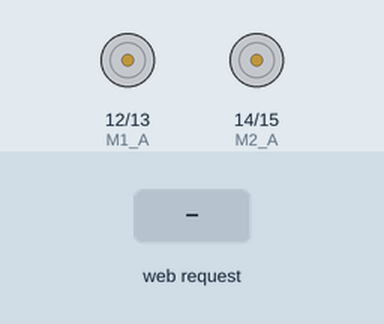
Simulated run of this sketch. Board: ESP32. Parts: motor-driver pin pairs drawn as motors (green arrow = first pin HIGH = forward, orange = second pin HIGH = backward, longer = more drive). The inputs (shaded band) are chosen by the test bench. WiFi joins after 1.5 s; servers stay silent unless stated; the camera gives no picture; what the sketch prints to the serial monitor is not drawn.

Above: at 3.0 s.
3.1 s: HTTP request GET /fwd received
At 3.9 s:
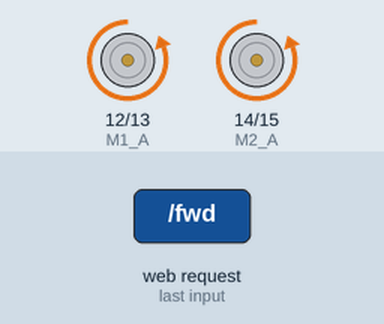
4.6 s: HTTP request GET /bwd received
At 5.1 s:
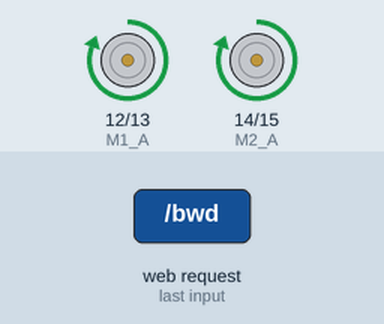
6.1 s: HTTP request GET /turnLeft received
At 7.3 s:
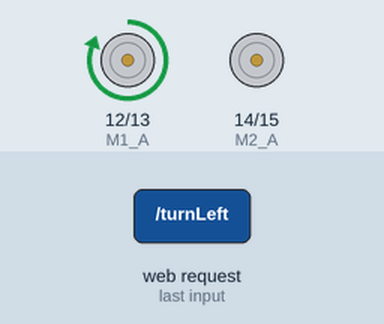
7.6 s: HTTP request GET /turnRight received
At 8.6 s:
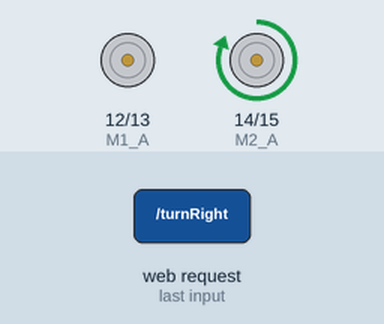
9.1 s: HTTP request GET /stop received
At 9.7 s:
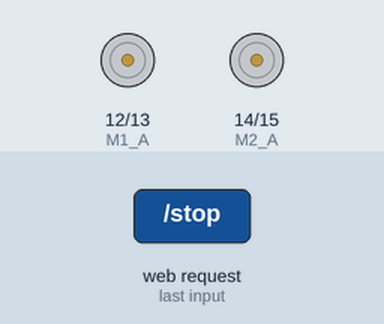
10.6 s: HTTP request GET /fwd?go=fwd received
At 12.0 s:
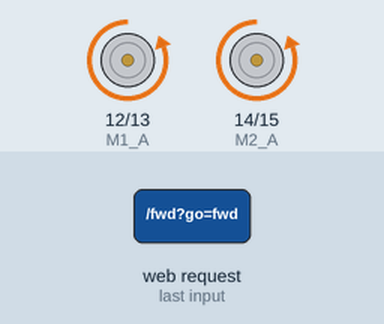
Timing chart, 0 to 13.1 s (numbered marks = the images above; inputs shaded):
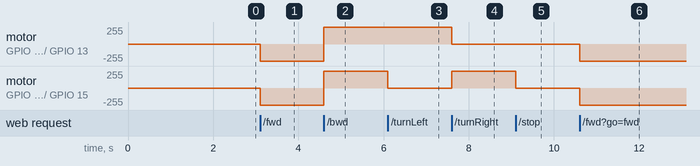

Measured:
- after the input at 3.1 s, motor on GPIO 12 (M1_A) / GPIO 13 (M1_B), motor on GPIO 14 (M2_A) / GPIO 15 (M2_B): stopped → backward 255/255 at once
- after the input at 4.6 s, motor on GPIO 12 (M1_A) / GPIO 13 (M1_B), motor on GPIO 14 (M2_A) / GPIO 15 (M2_B): backward 255/255 → forward 255/255 at once
- after the input at 6.1 s, motor on GPIO 14 (M2_A) / GPIO 15 (M2_B): forward 255/255 → stopped at once
- after the input at 7.6 s, motor on GPIO 12 (M1_A) / GPIO 13 (M1_B): forward 255/255 → stopped at once; motor on GPIO 14 (M2_A) / GPIO 15 (M2_B): stopped → forward 255/255 at once
- after the input at 9.1 s, motor on GPIO 14 (M2_A) / GPIO 15 (M2_B): forward 255/255 → stopped at once
- after the input at 10.6 s, motor on GPIO 12 (M1_A) / GPIO 13 (M1_B), motor on GPIO 14 (M2_A) / GPIO 15 (M2_B): stopped → backward 255/255 at once

The sketch:

esp32_car_firmware.ino
```cpp
#include "esp_camera.h"
#include <WiFi.h>
#include <WebServer.h>
#include <ArduinoJson.h>
#include "soc/soc.h"
#include "soc/rtc_cntl_reg.h"

// --- 1. DÉFINITION DU MODÈLE DE CAMÉRA (AI THINKER) ---
#define CAMERA_MODEL_AI_THINKER
#define PWDN_GPIO_NUM     32
#define RESET_GPIO_NUM    -1
#define XCLK_GPIO_NUM      0
#define SIOD_GPIO_NUM     26 // Data Pin (SDA)
#define SIOC_GPIO_NUM     27 // Clock Pin (SCL)
#define Y9_GPIO_NUM       35
#define Y8_GPIO_NUM       34
#define Y7_GPIO_NUM       39
#define Y6_GPIO_NUM       36
#define Y5_GPIO_NUM       21
#define Y4_GPIO_NUM       19
#define Y3_GPIO_NUM       18
#define Y2_GPIO_NUM        5
#define VSYNC_GPIO_NUM    25
#define HREF_GPIO_NUM     23
#define PCLK_GPIO_NUM     22

// --- 2. CONFIGURATION RÉSEAU ---
const char* ssid = "ESP32_Robot";       // <<--- N'OUBLIEZ PAS DE REMETTRE VOTRE WIFI
const char* password = "12345678"; // <<--- N'OUBLIEZ PAS DE REMETTRE VOTRE MDP

// --- 3. PINS MOTEURS & ULTRASON ---
#define M1_A 12
#define M1_B 13
#define M2_A 14
#define M2_B 15

#define TRIG_PIN 3
#define ECHO_PIN 2

WebServer server(80);

// --- FONCTIONS MOTEURS ---
void stopCar() {
  digitalWrite(M1_A, LOW); digitalWrite(M1_B, LOW);
  digitalWrite(M2_A, LOW); digitalWrite(M2_B, LOW);
}

void moveForward() {
  digitalWrite(M1_A, LOW); digitalWrite(M1_B, HIGH); // Inversé
  digitalWrite(M2_A, LOW); digitalWrite(M2_B, HIGH); // Inversé
}

void moveBackward() {
  digitalWrite(M1_A, HIGH); digitalWrite(M1_B, LOW); // Inversé
  digitalWrite(M2_A, HIGH); digitalWrite(M2_B, LOW); // Inversé
}

void turnLeft() {
  digitalWrite(M1_A, HIGH); digitalWrite(M1_B, LOW); // Utilise les pins de turnRight
  digitalWrite(M2_A, LOW); digitalWrite(M2_B, LOW);
}

void turnRight() {
  digitalWrite(M1_A, LOW); digitalWrite(M1_B, LOW);  // Utilise les pins de turnLeft
  digitalWrite(M2_A, HIGH); digitalWrite(M2_B, LOW);
}

// --- FONCTION ULTRASON ---
String measureDistanceJson() {
  digitalWrite(TRIG_PIN, LOW);
  delayMicroseconds(2);
  digitalWrite(TRIG_PIN, HIGH);
  delayMicroseconds(10);
  digitalWrite(TRIG_PIN, LOW);
  long duration = pulseIn(ECHO_PIN, HIGH, 30000);
  long distance = duration * 0.034 / 2;

  StaticJsonDocument<64> doc;
  doc["distance"] = distance;
  String output;
  serializeJson(doc, output);
  return output;
}

// --- HANDLERS HTTP ---
void handleCommand() {
  if (server.hasArg("go")) {
    String action = server.arg("go");
    if (action == "fwd") moveForward();
    else if (action == "bwd") moveBackward();
    else if (action == "stop") stopCar();
    else if (action == "turnLeft") turnLeft();
    else if (action == "turnRight") turnRight();
    else stopCar();
    server.send(200, "text/plain", "OK");
  } else {
    server.send(400, "text/plain", "Missing arg 'go'");
  }
}

void handleDistance() {
  String jsonDistance = measureDistanceJson();
  server.send(200, "application/json", jsonDistance);
}

void handleJpg() {
  camera_fb_t * fb = esp_camera_fb_get();
  if (!fb) {
    Serial.println("Camera capture failed");
    server.send(500, "text/plain", "Camera capture failed");
    return;
  }
  server.sendHeader("Access-Control-Allow-Origin", "*");
  server.setContentLength(fb->len);
  server.send(200, "image/jpeg", "");
  WiFiClient client = server.client();
  client.write(fb->buf, fb->len);
  esp_camera_fb_return(fb);
}

// --- SETUP CAMERA ---
bool setupCamera() {
  camera_config_t config;
  config.ledc_channel = LEDC_CHANNEL_0;
  config.ledc_timer = LEDC_TIMER_0;
  config.pin_d0 = Y2_GPIO_NUM;
  config.pin_d1 = Y3_GPIO_NUM;
  config.pin_d2 = Y4_GPIO_NUM;
  config.pin_d3 = Y5_GPIO_NUM;
  config.pin_d4 = Y6_GPIO_NUM;
  config.pin_d5 = Y7_GPIO_NUM;
  config.pin_d6 = Y8_GPIO_NUM;
  config.pin_d7 = Y9_GPIO_NUM;
  config.pin_xclk = XCLK_GPIO_NUM;
  config.pin_pclk = PCLK_GPIO_NUM;
  config.pin_vsync = VSYNC_GPIO_NUM;
  config.pin_href = HREF_GPIO_NUM;

  // CORRECTION BASÉE SUR VOTRE HEADER
  config.pin_sccb_scl = SIOC_GPIO_NUM;
  config.pin_sccb_sda = SIOD_GPIO_NUM;

  config.pin_pwdn = PWDN_GPIO_NUM;
  config.pin_reset = RESET_GPIO_NUM;
  config.xclk_freq_hz = 20000000;
  config.pixel_format = PIXFORMAT_JPEG;

  if(psramFound()){
    config.frame_size = FRAMESIZE_VGA; // Au lieu de FRAMESIZE_SVGA
    config.jpeg_quality = 12;          // 12 est un bon compromis vitesse/qualité
    config.fb_count = 2;
  } else {
    config.frame_size = FRAMESIZE_VGA;
    config.jpeg_quality = 10;
    config.fb_count = 1;
  }

  esp_err_t err = esp_camera_init(&config);
  if (err != ESP_OK) {
    Serial.printf("Camera init failed with error 0x%x", err);
    return false;
  }
  return true;
}

// --- SETUP PRINCIPAL ---
void setup() {
  WRITE_PERI_REG(RTC_CNTL_BROWN_OUT_REG, 0);

  Serial.begin(115200);

  // Configuration des pins
  pinMode(M1_A, OUTPUT); pinMode(M1_B, OUTPUT);
  pinMode(M2_A, OUTPUT); pinMode(M2_B, OUTPUT);
  pinMode(TRIG_PIN, OUTPUT);
  pinMode(ECHO_PIN, INPUT);

  stopCar();

  WiFi.mode(WIFI_STA);
  WiFi.begin(ssid, password);
  Serial.print("Connecting to WiFi");

  // Ajout d'un timeout pour éviter le blocage infini si le WiFi est mauvais
  int retry = 0;
  while (WiFi.status() != WL_CONNECTED && retry < 20) {
    delay(500);
    Serial.print(".");
    retry++;
  }

  if (WiFi.status() == WL_CONNECTED) {
    Serial.println("");
    Serial.print("WiFi IP: ");
    Serial.println(WiFi.localIP());
  } else {
    Serial.println("\nWiFi Connection Failed! Continuing offline...");
  }

  if (!setupCamera()) {
      Serial.println("Camera Setup Failed!");
  }

  // --- NOUVELLES ROUTES SIMPLIFIÉES ---
server.on("/fwd", HTTP_GET, []() { moveForward(); server.send(200, "text/plain", "OK"); });
server.on("/bwd", HTTP_GET, []() { moveBackward(); server.send(200, "text/plain", "OK"); });
server.on("/turnLeft", HTTP_GET, []() { turnLeft(); server.send(200, "text/plain", "OK"); });
server.on("/turnRight", HTTP_GET, []() { turnRight(); server.send(200, "text/plain", "OK"); });
server.on("/stop", HTTP_GET, []() { stopCar(); server.send(200, "text/plain", "OK"); });

  server.on("/distance", handleDistance);
  server.on("/capture", handleJpg);

  server.begin();
  Serial.println("Server started");
}

void loop() {
  server.handleClient();
  delay(1);
}
```
